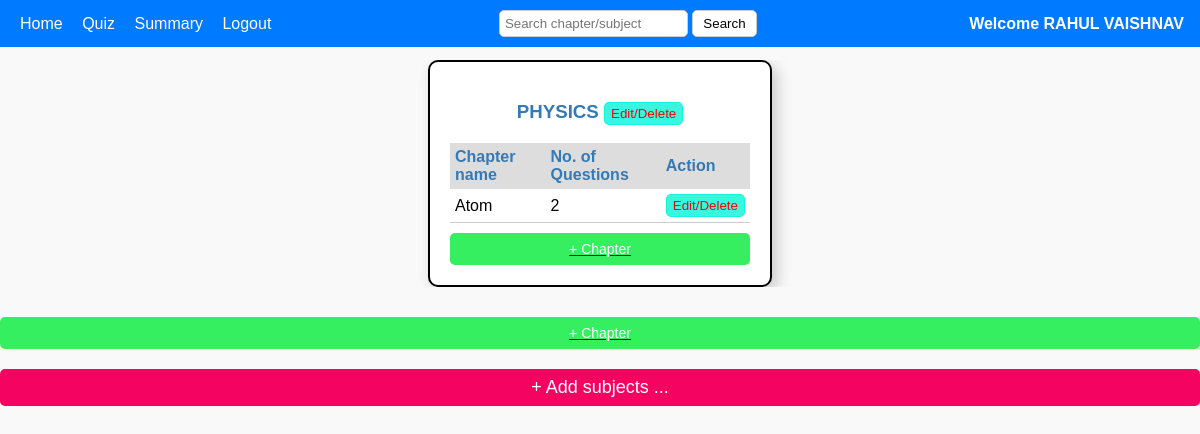
/admin_home, run on the app's committed database.
### backend/models.py (models this page shows)
class Admin_User_Details(db.Model):
    __tablename__ = 'admin_user_details'
    id=db.Column(db.Integer, primary_key=True,autoincrement=True)#Ensures that the ID column automatically increments for each new row inserted into the table.It applies only to integer primary keys.The database automatically assigns a new unique ID starting from 1 and increases by 1 for each new entry.
    email_username = db.Column(db.String(120), nullable=False, unique=True)
    password = db.Column(db.String(120), nullable=False)#not neccessary to be unique# here string(120) means 120 characters
    Full_name = db.Column(db.String(80), nullable=False)#not neccessary to be unique
    qualification=db.Column(db.String(80), nullable=False)#not neccessary to be unique
    date_of_birth=db.Column(db.String(80), nullable=False)#not neccessary to be unique
    role = db.Column(db.Integer, nullable=False, default=1)#remember this only the first user with register through this register form,admins will have to register in db browser manually or using insert command of sql
    scores_of_a_userid = db.relationship('Scores', cascade='all, delete', backref='admin_user_details', lazy=True)#name of the backrefrence is scores_of_a_userid#we say this is linked to the scores table#cascade means if a id gets deleted here delete all the data of scores linked to that id#backref=admin_user_details means the current table or the table to which it is backrefrencing#loading style is lazy()

class Subjects(db.Model):
    __tablename__ = 'subjects'
    subject_id=db.Column(db.Integer, primary_key=True,autoincrement=True)#iska student id se kuch lena dena nahi hai
    subject_name=db.Column(db.String(80), nullable=False,unique=True)
    discription=db.Column(db.String(300), nullable=False)
    chapters_of_a_subject_id = db.relationship('Chapters', cascade='all, delete', backref='subjects', lazy=True)# it tells all the chapters of a subject(here we are getting suject through subject id)

class Chapters(db.Model):
    __tablename__ = 'chapters'
    chapter_id=db.Column(db.Integer, primary_key=True,autoincrement=True)#iska student id se kuch lena dena nahi hai
    chapter_name=db.Column(db.String(80), nullable=False,unique=True)
    description=db.Column(db.String(300), nullable=False)
    subject_id=db.Column(db.Integer, db.ForeignKey('subjects.subject_id'), nullable=False)
    quizzes_of_a_chapter_id = db.relationship('Quiz', cascade='all, delete', backref='chapters', lazy=True)# it tells all the quizzes of a chapter(here we are getting chapter through chapter id)
    questions_of_a_chapter_id = db.relationship('Questions', cascade='all, delete', backref='chapters', lazy=True)# it tells all the questions of a chapter(here we are getting chapter through chapter id)

### backend/controllers.py (the view)
@app.route("/admin_home")
def home():
    subjects=Subjects.query.all()
    question_counts = {}
    subject=Subjects.query.all()
    chapter=Chapters.query.all()
    for subject in subjects:
        for chapter in subject.chapters_of_a_subject_id:
            count = Questions.query.filter_by(chapter_id=chapter.chapter_id).count()
            question_counts[chapter.chapter_id] = count # Store count for each chapter and creating dictionary
    usr_full_details=Admin_User_Details.query.filter_by(role=0).first()
    admin_name=usr_full_details.Full_name
    return render_template("1_admin_home.html",subjects=subjects,admin=admin_name,question_counts=question_counts)

### templates/1_admin_home.html (shortened to what this page needs)
<!DOCTYPE html>
<html lang="en">
<head>
<link rel="stylesheet" href="/static/css/1_admin_home.css">
</head>
<body>
    <div class="header">
        <div>
            <a href="/admin_home">Home</a>
            <a href="/admin_quiz">Quiz</a>
            <a href="/admin_summary">Summary</a>
            <a href="/logout">Logout</a>
        </div>
        <form action="/search/{{admin}}" method="post"  class="search">
            <input type="search" class="search-box" placeholder="Search chapter/subject" name="search" id="search_txt">
            <button type="submit" >Search</button>
        </form>
        <div class="admin-text">Welcome {{admin}}</div>
    </div>
    <div class="content">
        <div class="subject-container">
            {% if subjects %}
                {% for subject in subjects %}
                    <div class="subject-box">
                        <h3>{{ subject.subject_name }}  <a href="/edit_subject/{{subject.subject_id}}"> <button class="edit">Edit/Delete</button></a></h3>
                        <table>
                            <tr>
                                <th>Chapter name</th>
                                <th>No. of Questions</th>
                                <th>Action</th>
                            </tr>
                            {% if subject.chapters_of_a_subject_id %}
                            {% for chapter in subject.chapters_of_a_subject_id %}
                            <tr>
                                <td>{{chapter.chapter_name}}</td>
                                <td>{{question_counts[chapter.chapter_id]}}</td>
                                <td><a href="/edit_chapter/{{chapter.chapter_id}}"><button class="edit">Edit/Delete</button></a></td>
                            </tr>
                            {% endfor %}
                            {% else %}
                            <tr>
                                <td colspan="3" >No Chapter found</td>
                            </tr>
                            {% endif %}
                        </table>
                        <a href="/new_chapter/{{subject.subject_id}}"> <button class="btn-chapter">+ Chapter</button></a>
                    </div>
                {% endfor %}
            {% else %}
                <h2>No Item found</h2>
            {% endif %}
        </div>
    </div>
    <a href="/new_chapter_1"> <button class="btn-chapter">+ Chapter</button></a>
    <a href="/new_subject" class="all-subjects" >+ Add subjects  ...
    </a>
</body>
</html>

### static/css/1_admin_home.css (style rules this page uses)
body { font-family: Arial, sans-serif; background-color: #f9f9f9; margin: 0; padding: 0; }
.header { position: fixed; top: 0; left: 0; width: 97%; background-color: #007BFF; color: white; padding: 10px 20px; display: flex; justify-content: space-between; align-items: center; z-index: 1000; }
.header a { text-decoration: none; color: white; margin-right: 15px; }
.header .search-box { padding: 5px; border: 2px solid #000; border-radius: 5px; outline: none; padding: 5px; border-radius: 5px; border: 1px solid #ccc; }
.header .admin-text { color: white; font-weight: bold; }
.content { padding: 20px; text-align: center; padding-top: 60px; }
.subject-container { display: flex; justify-content: center; flex-wrap: wrap; gap: 20px; max-width: 100%; overflow: auto; }
.subject-box { border: 2px solid #000; border-radius: 10px; padding: 20px; background-color: #fff; width: 300px; text-align: left; box-shadow: 5px 5px 15px rgba(0, 0, 0, 0.2); }
.header .search button { padding: 5px 10px; background-color: white; border: 1px solid #ccc; border-radius: 5px; cursor: pointer; }
.subject-box h3 { text-align: center; color: #337ab7; }
.subject-box table { width: 100%; border-collapse: collapse; }
.subject-box th { background-color: #ddd; color: #337ab7; padding: 5px; text-align: left; }
.subject-box td { padding: 5px; border-bottom: 1px solid #ccc; }
.btn-chapter { margin-top: 10px; background-color: #35ef61; color: white; border: none; padding: 8px 15px; border-radius: 5px; cursor: pointer; font-size: 14px; display: block; width: 100%; text-align: center; }
.all-subjects { display: flex; border-radius: 5px; padding: 8px 15px; gap: 10px; background-color: #f50360; flex-direction: column; align-items: center; justify-content: center; margin-top: 20px; font-size: 18px; color: white; text-align: center; text-decoration: none; }
.edit { background-color: #09f6d6cd; color: #f50303; cursor: pointer; border-radius: 5px; padding: 3px 6px; border: 0.5px solid #09f6d6cd; }

### data on the page
Admin_User_Details: Full_name "RAHUL VAISHNAV"
Subjects: subject_name "PHYSICS"
Chapters: chapter_name "Atom", question_counts "2"
